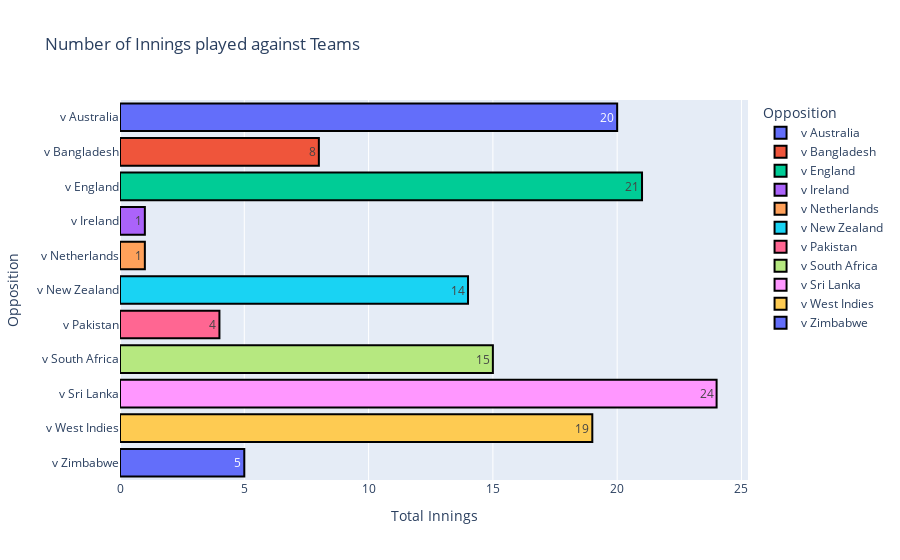

Here is the notebook cell this chart was saved with:
### Markdown cell above
<div style="display:fill;
            border-radius:15px;
            background-color:#d9d7d7;
            font-size:180%;
            font-family:Arial;
            letter-spacing:0.5px;
            padding:10px;
            color:black;
            text-align:center;">
<b>🏏Number of Innings played against Teams🏏</b>
</div>

### Code cell
df = data.groupby("Opposition")["Inns"].count()

fig = px.bar(data_frame=df, y=df.index, x=df.values, title="Number of Innings played against Teams", 
       labels={"x":"Total Innings"}, color=df.index, text_auto=True)

fig.update_traces(marker=dict(line=dict(color='black', width=2)))
fig.show()

### Figure 1 — Plotly figure (JSON) as saved in the notebook; plotly's stock layout.template omitted (floating-point values rounded to 4 significant figures)
{"data": [{"alignmentgroup": "True", "hovertemplate": "Opposition=%{y}<br>Total Innings=%{x}<extra></extra>", "legendgroup": "v Australia", "marker": {"color": "#636efa", "line": {"color": "black", "width": 2}, "pattern": {"shape": ""}}, "name": "v Australia", "offsetgroup": "v Australia", "orientation": "h", "showlegend": true, "textposition": "auto", "texttemplate": "%{x}", "type": "bar", "x": [20], "xaxis": "x", "y": ["v Australia"], "yaxis": "y"}, {"alignmentgroup": "True", "hovertemplate": "Opposition=%{y}<br>Total Innings=%{x}<extra></extra>", "legendgroup": "v Bangladesh", "marker": {"color": "#EF553B", "line": {"color": "black", "width": 2}, "pattern": {"shape": ""}}, "name": "v Bangladesh", "offsetgroup": "v Bangladesh", "orientation": "h", "showlegend": true, "textposition": "auto", "texttemplate": "%{x}", "type": "bar", "x": [8], "xaxis": "x", "y": ["v Bangladesh"], "yaxis": "y"}, {"alignmentgroup": "True", "hovertemplate": "Opposition=%{y}<br>Total Innings=%{x}<extra></extra>", "legendgroup": "v England", "marker": {"color": "#00cc96", "line": {"color": "black", "width": 2}, "pattern": {"shape": ""}}, "name": "v England", "offsetgroup": "v England", "orientation": "h", "showlegend": true, "textposition": "auto", "texttemplate": "%{x}", "type": "bar", "x": [21], "xaxis": "x", "y": ["v England"], "yaxis": "y"}, {"alignmentgroup": "True", "hovertemplate": "Opposition=%{y}<br>Total Innings=%{x}<extra></extra>", "legendgroup": "v Ireland", "marker": {"color": "#ab63fa", "line": {"color": "black", "width": 2}, "pattern": {"shape": ""}}, "name": "v Ireland", "offsetgroup": "v Ireland", "orientation": "h", "showlegend": true, "textposition": "auto", "texttemplate": "%{x}", "type": "bar", "x": [1], "xaxis": "x", "y": ["v Ireland"], "yaxis": "y"}, {"alignmentgroup": "True", "hovertemplate": "Opposition=%{y}<br>Total Innings=%{x}<extra></extra>", "legendgroup": "v Netherlands", "marker": {"color": "#FFA15A", "line": {"color": "black", "width": 2}, "pattern": {"shape": ""}}, "name": "v Netherlands", "offsetgroup": "v Netherlands", "orientation": "h", "showlegend": true, "textposition": "auto", "texttemplate": "%{x}", "type": "bar", "x": [1], "xaxis": "x", "y": ["v Netherlands"], "yaxis": "y"}, {"alignmentgroup": "True", "hovertemplate": "Opposition=%{y}<br>Total Innings=%{x}<extra></extra>", "legendgroup": "v New Zealand", "marker": {"color": "#19d3f3", "line": {"color": "black", "width": 2}, "pattern": {"shape": ""}}, "name": "v New Zealand", "offsetgroup": "v New Zealand", "orientation": "h", "showlegend": true, "textposition": "auto", "texttemplate": "%{x}", "type": "bar", "x": [14], "xaxis": "x", "y": ["v New Zealand"], "yaxis": "y"}, {"alignmentgroup": "True", "hovertemplate": "Opposition=%{y}<br>Total Innings=%{x}<extra></extra>", "legendgroup": "v Pakistan", "marker": {"color": "#FF6692", "line": {"color": "black", "width": 2}, "pattern": {"shape": ""}}, "name": "v Pakistan", "offsetgroup": "v Pakistan", "orientation": "h", "showlegend": true, "textposition": "auto", "texttemplate": "%{x}", "type": "bar", "x": [4], "xaxis": "x", "y": ["v Pakistan"], "yaxis": "y"}, {"alignmentgroup": "True", "hovertemplate": "Opposition=%{y}<br>Total Innings=%{x}<extra></extra>", "legendgroup": "v South Africa", "marker": {"color": "#B6E880", "line": {"color": "black", "width": 2}, "pattern": {"shape": ""}}, "name": "v South Africa", "offsetgroup": "v South Africa", "orientation": "h", "showlegend": true, "textposition": "auto", "texttemplate": "%{x}", "type": "bar", "x": [15], "xaxis": "x", "y": ["v South Africa"], "yaxis": "y"}, {"alignmentgroup": "True", "hovertemplate": "Opposition=%{y}<br>Total Innings=%{x}<extra></extra>", "legendgroup": "v Sri Lanka", "marker": {"color": "#FF97FF", "line": {"color": "black", "width": 2}, "pattern": {"shape": ""}}, "name": "v Sri Lanka", "offsetgroup": "v Sri Lanka", "orientation": "h", "showlegend": true, "textposition": "auto", "texttemplate": "%{x}", "type": "bar", "x": [24], "xaxis": "x", "y": ["v Sri Lanka"], "yaxis": "y"}, {"alignmentgroup": "True", "hovertemplate": "Opposition=%{y}<br>Total Innings=%{x}<extra></extra>", "legendgroup": "v West Indies", "marker": {"color": "#FECB52", "line": {"color": "black", "width": 2}, "pattern": {"shape": ""}}, "name": "v West Indies", "offsetgroup": "v West Indies", "orientation": "h", "showlegend": true, "textposition": "auto", "texttemplate": "%{x}", "type": "bar", "x": [19], "xaxis": "x", "y": ["v West Indies"], "yaxis": "y"}, {"alignmentgroup": "True", "hovertemplate": "Opposition=%{y}<br>Total Innings=%{x}<extra></extra>", "legendgroup": "v Zimbabwe", "marker": {"color": "#636efa", "line": {"color": "black", "width": 2}, "pattern": {"shape": ""}}, "name": "v Zimbabwe", "offsetgroup": "v Zimbabwe", "orientation": "h", "showlegend": true, "textposition": "auto", "texttemplate": "%{x}", "type": "bar", "x": [5], "xaxis": "x", "y": ["v Zimbabwe"], "yaxis": "y"}], "layout": {"barmode": "relative", "legend": {"title": {"text": "Opposition"}, "tracegroupgap": 0}, "title": {"text": "Number of Innings played against Teams"}, "xaxis": {"anchor": "y", "domain": [0, 1], "title": {"text": "Total Innings"}}, "yaxis": {"anchor": "x", "categoryarray": ["v Zimbabwe", "v West Indies", "v Sri Lanka", "v South Africa", "v Pakistan", "v New Zealand", "v Netherlands", "v Ireland", "v England", "v Bangladesh", "v Australia"], "categoryorder": "array", "domain": [0, 1], "title": {"text": "Opposition"}}}}
